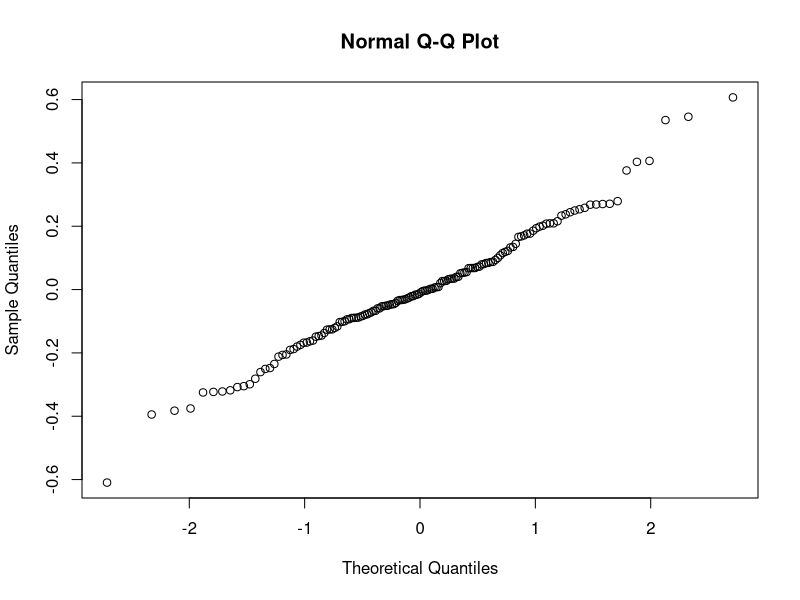
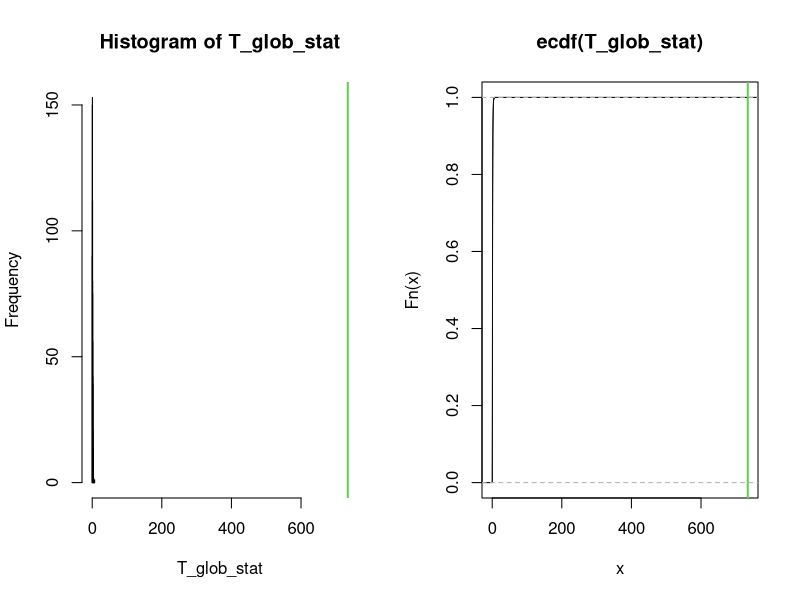
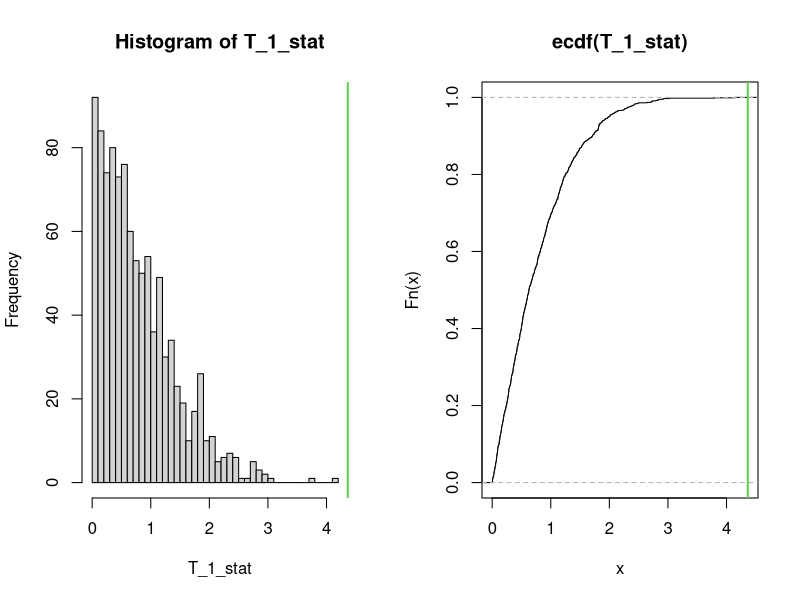
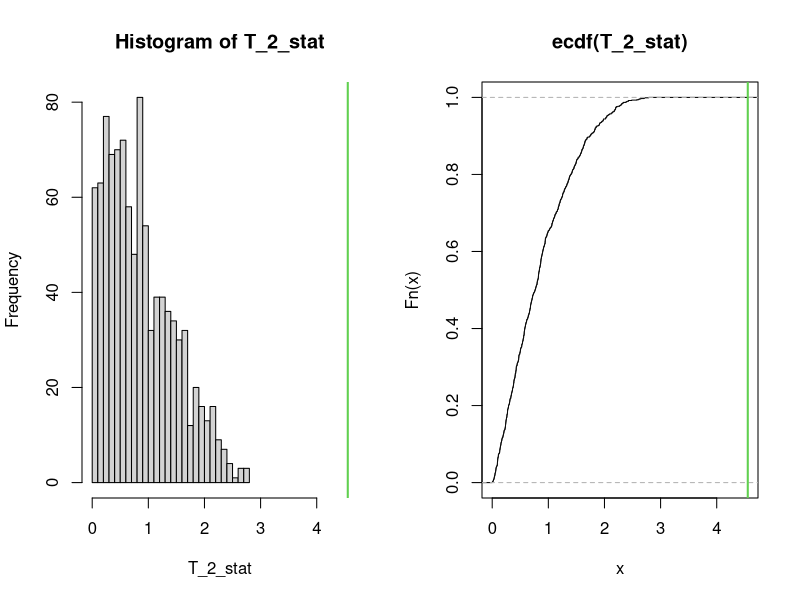
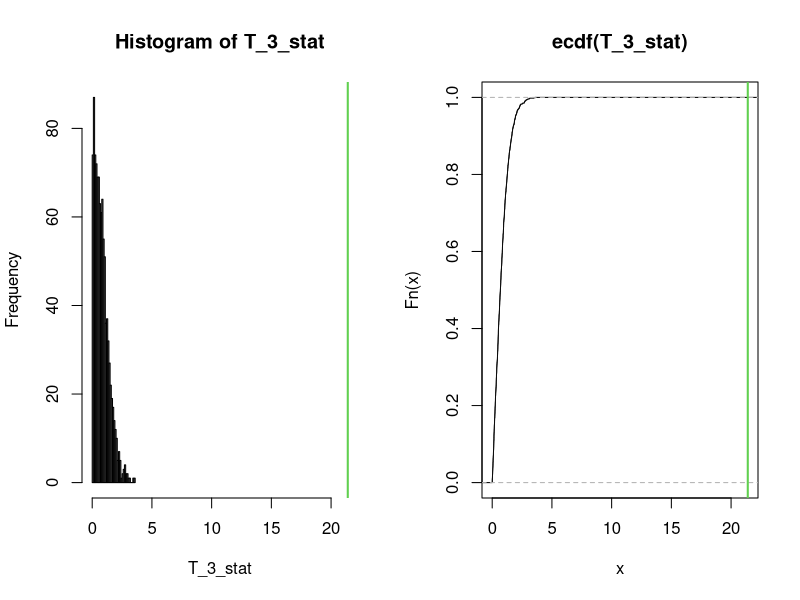
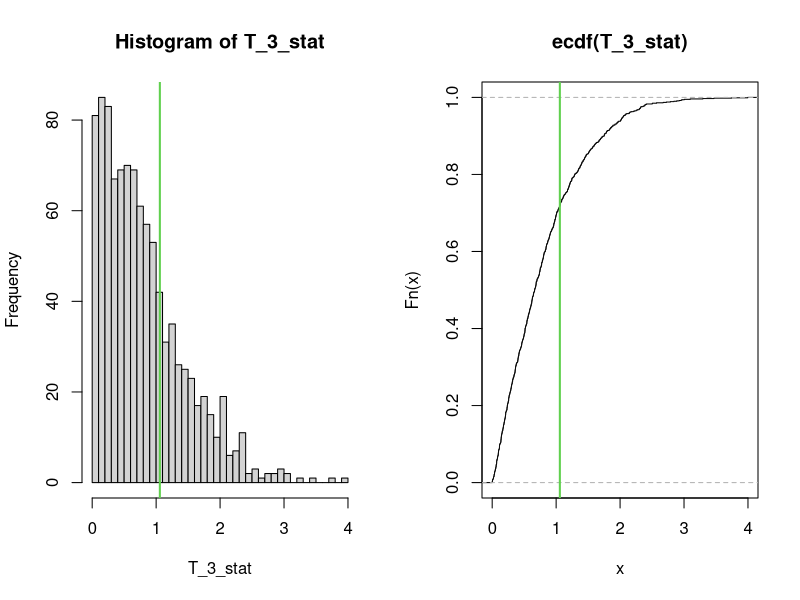

Source code (R) for these figures, in order:
###########################################################################################
###                                  PERMUTATION TEST                                   ###
###                                     Regression                                      ###
###########################################################################################
seed = 100
B    = 1000

### Model: Y = b0 + b1*X1 + b2*X2 + b3*X3 + epsilon
data = iris[,1:4]    # data = [x1, x2, x3, y]
x1   = data[,1]
x2   = data[,2]
x3   = data[,3]
Y    = data[,4]
n    = dim(data)[1]

### ---------------------------------------------------------------------------------------
### Parametric
### ---------------------------------------------------------------------------------------
param = lm(Y ~ x1 + x2 + x3)
summary(param) 
qqnorm(param$residuals)
shapiro.test(param$residuals)

### ---------------------------------------------------------------------------------------
### Non Parametric
### ---------------------------------------------------------------------------------------
### |------------------------------------|
### | Global test (H0: b1 = b2 = b3 = 0) |
### |------------------------------------|
fit_glob = lm(Y ~ x1 + x2 + x3)
T0_glob  = summary(fit_glob)$f[1]

# CMC to estimate the p-value
set.seed(seed)
T_glob_stat = numeric(B)
for(k in 1:B){
  perm           = sample(1:n)
  Y_perm         = Y[perm]
  T_glob_stat[k] = summary(lm(Y_perm ~ x1 + x2 + x3))$f[1]
}

# Permutational distribution of T
par(mfrow=c(1,2))
hist(T_glob_stat, xlim=range(c(T_glob_stat,T0_glob)), breaks=30)
abline(v=T0_glob, col=3, lwd=2)
plot(ecdf(T_glob_stat), xlim=range(c(T_glob_stat,T0_glob)))
abline(v=T0_glob, col=3, lwd=2)

# p-value
p_value = sum(T_glob_stat>=T0_glob)/B
p_value

### |-------------------------|
### | Test on x1 (H0: b1 = 0) |
### |-------------------------|
fit_glob = lm(Y ~ x1 + x2 + x3)
T0_1     = abs(summary(fit_glob)$coefficients[2,3])
fit_1_H0 = lm(Y ~ x2 + x3)
res_1    = fit_1_H0$residuals

# CMC to estimate the p-value
set.seed(seed)
T_1_stat = numeric(B)
for(k in 1:B){
  perm        = sample(1:n)
  res_1_perm  = res_1[perm]
  Y_perm      = fit_1_H0$fitted.values + res_1_perm
  T_1_stat[k] = abs(summary(lm(Y_perm ~ x1 + x2 +x3))$coefficients[2,3])
}

# Permutational distribution of T
par(mfrow=c(1,2))
hist(T_1_stat, xlim=range(c(T_1_stat,T0_1)), breaks=30)
abline(v=T0_1, col=3, lwd=2)
plot(ecdf(T_1_stat), xlim=range(c(T_1_stat,T0_1)))
abline(v=T0_1, col=3, lwd=2)

# p-value
p_value = sum(T_1_stat>=T0_1)/B
p_value

### |-------------------------|
### | Test on x2 (H0: b2 = 0) |
### |-------------------------|
fit_glob = lm(Y ~ x1 + x2 + x3)
T0_2     = abs(summary(fit_glob)$coefficients[3,3])
fit_2_H0 = lm(Y ~ x1 + x3)
res_2    = fit_2_H0$residuals

# CMC to estimate the p-value
set.seed(seed)
T_2_stat = numeric(B)
for(k in 1:B){
  perm        = sample(1:n)
  res_2_perm  = res_2[perm]
  Y_perm      = fit_2_H0$fitted.values + res_2_perm
  T_2_stat[k] = abs(summary(lm(Y_perm ~ x1 + x2 +x3))$coefficients[3,3])
}

# Permutational distribution of T
par(mfrow=c(1,2))
hist(T_2_stat, xlim=range(c(T_2_stat,T0_2)), breaks=30)
abline(v=T0_2, col=3, lwd=2)
plot(ecdf(T_2_stat), xlim=range(c(T_2_stat,T0_2)))
abline(v=T0_2, col=3, lwd=2)

# p-value
p_value = sum(T_2_stat>=T0_2)/B
p_value

### |-------------------------|
### | Test on x3 (H0: b3 = 0) |
### |-------------------------|
fit_glob = lm(Y ~ x1 + x2 + x3)
T0_3     = abs(summary(fit_glob)$coefficients[4,3])
fit_3_H0 = lm(Y ~ x1 + x2)
res_3    = fit_3_H0$residuals

# CMC to estimate the p-value
set.seed(seed)
T_3_stat = numeric(B)
for(k in 1:B){
  perm        = sample(1:n)
  res_3_perm  = res_3[perm]
  Y_perm      = fit_3_H0$fitted.values + res_3_perm
  T_3_stat[k] = abs(summary(lm(Y_perm ~ x1 + x2 +x3))$coefficients[4,3])
}

# Permutational distribution of T
par(mfrow=c(1,2))
hist(T_3_stat, xlim=range(c(T_3_stat,T0_3)), breaks=30)
abline(v=T0_3, col=3, lwd=2)
plot(ecdf(T_3_stat), xlim=range(c(T_3_stat,T0_3)))
abline(v=T0_3, col=3, lwd=2)

# p-value
p_value = sum(T_3_stat>=T0_3)/B
p_value

### |-------------------------| 
### | Test on x3 (H0: b3 = c) |
### |-------------------------|
c        = 0.55
fit_glob = lm(Y - c*x3 ~ x1 + x2 + x3)
T0_3     = abs(summary(fit_glob)$coefficients[4,3])

# Permutations of the residuals of the reduced model
# Under H0: Y = b0 + b1*X1 + b2*X2 + c*X3
fit_3_H0 = lm(Y - c*x3 ~ x1 + x2)
res_3    = fit_3_H0$residuals

# CMC to estimate the p-value
set.seed(seed)
T_3_stat = numeric(B)
for(k in 1:B){
  perm        = sample(1:n)
  res_3_perm  = res_3[perm]
  Y_perm      = fit_3_H0$fitted.values + res_3_perm + c*x3
  T_3_stat[k] = abs(summary(lm(Y_perm - c*x3 ~ x1 + x2 +x3))$coefficients[4,3])
}

# Permutational distribution of T
par(mfrow=c(1,2))
hist(T_3_stat, xlim=range(c(T_3_stat,T0_3)), breaks=30)
abline(v=T0_3, col=3, lwd=2)
plot(ecdf(T_3_stat), xlim=range(c(T_3_stat,T0_3)))
abline(v=T0_3, col=3, lwd=2)

# p-value
p_value = sum(T_3_stat>=T0_3)/B
p_value